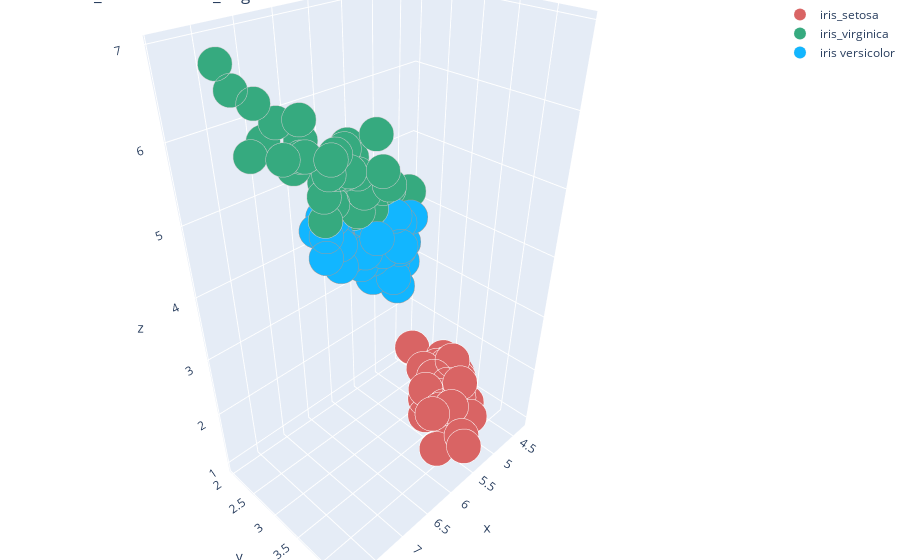

Notebook code for this chart:
### Code cell
# import data again
data = pd.read_csv("/kaggle/input/iris/Iris.csv")
# data of iris setosa
iris_setosa = data[data.Species == "Iris-setosa"]
# # data of iris virginica
iris_virginica = data[data.Species == "Iris-virginica"]
# # # data of iris iris versicolor
iris_versicolor = data[data.Species == 'Iris-versicolor']

# trace1 =  iris setosa
trace1 = go.Scatter3d(
    x=iris_setosa.SepalLengthCm,
    y=iris_setosa.SepalWidthCm,
    z=iris_setosa.PetalLengthCm,
    mode='markers',
    name = "iris_setosa",
    marker=dict(
        color='rgb(217, 100, 100)',
        size=12,
        line=dict(
            color='rgb(255, 255, 255)',
            width=0.1
        )
    )
)
# trace2 =  iris virginica
trace2 = go.Scatter3d(
    x=iris_virginica.SepalLengthCm,
    y=iris_virginica.SepalWidthCm,
    z=iris_virginica.PetalLengthCm,
    mode='markers',
    name = "iris_virginica",
    marker=dict(
        color='rgb(54, 170, 127)',
        size=12,
        line=dict(
            color='rgb(204, 204, 204)',
            width=0.1
        )
    )
)
# trace3 = iris 
trace3 = go.Scatter3d(
    x=iris_versicolor.SepalLengthCm,
    y=iris_versicolor.SepalWidthCm,
    z=iris_versicolor.PetalLengthCm,
    mode="markers",
    name="iris versicolor",
    marker = dict(
        color="rgb(18,182,255)",
        size=12,
        line=dict(
            color="rgb(157,155,155)",
            width=0.1
        )
    )
)



data = [trace1, trace2,trace3]
layout = go.Layout(
    title = ' 3D iris_setosa and iris_virginica',
    margin=dict(
        l=0,
        r=0,
        b=0,
        t=0
    )
)
fig = go.Figure(data=data, layout=layout)
iplot(fig)

### Figure 1 — Plotly figure (JSON) as saved in the notebook; plotly's stock layout.template omitted (floating-point values rounded to 4 significant figures)
{"data": [{"marker": {"color": "rgb(217, 100, 100)", "line": {"color": "rgb(255, 255, 255)", "width": 0.1}, "size": 12}, "mode": "markers", "name": "iris_setosa", "type": "scatter3d", "x": [5.1, 4.9, 4.7, 4.6, 5.0, 5.4, 4.6, 5.0, 4.4, 4.9, 5.4, 4.8, 4.8, 4.3, 5.8, 5.7, 5.4, 5.1, 5.7, 5.1, 5.4, 5.1, 4.6, 5.1, 4.8, 5.0, 5.0, 5.2, 5.2, 4.7, 4.8, 5.4, 5.2, 5.5, 4.9, 5.0, 5.5, 4.9, 4.4, 5.1, 5.0, 4.5, 4.4, 5.0, 5.1, 4.8, 5.1, 4.6, 5.3, 5.0], "y": [3.5, 3.0, 3.2, 3.1, 3.6, 3.9, 3.4, 3.4, 2.9, 3.1, 3.7, 3.4, 3.0, 3.0, 4.0, 4.4, 3.9, 3.5, 3.8, 3.8, 3.4, 3.7, 3.6, 3.3, 3.4, 3.0, 3.4, 3.5, 3.4, 3.2, 3.1, 3.4, 4.1, 4.2, 3.1, 3.2, 3.5, 3.1, 3.0, 3.4, 3.5, 2.3, 3.2, 3.5, 3.8, 3.0, 3.8, 3.2, 3.7, 3.3], "z": [1.4, 1.4, 1.3, 1.5, 1.4, 1.7, 1.4, 1.5, 1.4, 1.5, 1.5, 1.6, 1.4, 1.1, 1.2, 1.5, 1.3, 1.4, 1.7, 1.5, 1.7, 1.5, 1.0, 1.7, 1.9, 1.6, 1.6, 1.5, 1.4, 1.6, 1.6, 1.5, 1.5, 1.4, 1.5, 1.2, 1.3, 1.5, 1.3, 1.5, 1.3, 1.3, 1.3, 1.6, 1.9, 1.4, 1.6, 1.4, 1.5, 1.4]}, {"marker": {"color": "rgb(54, 170, 127)", "line": {"color": "rgb(204, 204, 204)", "width": 0.1}, "size": 12}, "mode": "markers", "name": "iris_virginica", "type": "scatter3d", "x": [6.3, 5.8, 7.1, 6.3, 6.5, 7.6, 4.9, 7.3, 6.7, 7.2, 6.5, 6.4, 6.8, 5.7, 5.8, 6.4, 6.5, 7.7, 7.7, 6.0, 6.9, 5.6, 7.7, 6.3, 6.7, 7.2, 6.2, 6.1, 6.4, 7.2, 7.4, 7.9, 6.4, 6.3, 6.1, 7.7, 6.3, 6.4, 6.0, 6.9, 6.7, 6.9, 5.8, 6.8, 6.7, 6.7, 6.3, 6.5, 6.2, 5.9], "y": [3.3, 2.7, 3.0, 2.9, 3.0, 3.0, 2.5, 2.9, 2.5, 3.6, 3.2, 2.7, 3.0, 2.5, 2.8, 3.2, 3.0, 3.8, 2.6, 2.2, 3.2, 2.8, 2.8, 2.7, 3.3, 3.2, 2.8, 3.0, 2.8, 3.0, 2.8, 3.8, 2.8, 2.8, 2.6, 3.0, 3.4, 3.1, 3.0, 3.1, 3.1, 3.1, 2.7, 3.2, 3.3, 3.0, 2.5, 3.0, 3.4, 3.0], "z": [6.0, 5.1, 5.9, 5.6, 5.8, 6.6, 4.5, 6.3, 5.8, 6.1, 5.1, 5.3, 5.5, 5.0, 5.1, 5.3, 5.5, 6.7, 6.9, 5.0, 5.7, 4.9, 6.7, 4.9, 5.7, 6.0, 4.8, 4.9, 5.6, 5.8, 6.1, 6.4, 5.6, 5.1, 5.6, 6.1, 5.6, 5.5, 4.8, 5.4, 5.6, 5.1, 5.1, 5.9, 5.7, 5.2, 5.0, 5.2, 5.4, 5.1]}, {"marker": {"color": "rgb(18,182,255)", "line": {"color": "rgb(157,155,155)", "width": 0.1}, "size": 12}, "mode": "markers", "name": "iris versicolor", "type": "scatter3d", "x": [7.0, 6.4, 6.9, 5.5, 6.5, 5.7, 6.3, 4.9, 6.6, 5.2, 5.0, 5.9, 6.0, 6.1, 5.6, 6.7, 5.6, 5.8, 6.2, 5.6, 5.9, 6.1, 6.3, 6.1, 6.4, 6.6, 6.8, 6.7, 6.0, 5.7, 5.5, 5.5, 5.8, 6.0, 5.4, 6.0, 6.7, 6.3, 5.6, 5.5, 5.5, 6.1, 5.8, 5.0, 5.6, 5.7, 5.7, 6.2, 5.1, 5.7], "y": [3.2, 3.2, 3.1, 2.3, 2.8, 2.8, 3.3, 2.4, 2.9, 2.7, 2.0, 3.0, 2.2, 2.9, 2.9, 3.1, 3.0, 2.7, 2.2, 2.5, 3.2, 2.8, 2.5, 2.8, 2.9, 3.0, 2.8, 3.0, 2.9, 2.6, 2.4, 2.4, 2.7, 2.7, 3.0, 3.4, 3.1, 2.3, 3.0, 2.5, 2.6, 3.0, 2.6, 2.3, 2.7, 3.0, 2.9, 2.9, 2.5, 2.8], "z": [4.7, 4.5, 4.9, 4.0, 4.6, 4.5, 4.7, 3.3, 4.6, 3.9, 3.5, 4.2, 4.0, 4.7, 3.6, 4.4, 4.5, 4.1, 4.5, 3.9, 4.8, 4.0, 4.9, 4.7, 4.3, 4.4, 4.8, 5.0, 4.5, 3.5, 3.8, 3.7, 3.9, 5.1, 4.5, 4.5, 4.7, 4.4, 4.1, 4.0, 4.4, 4.6, 4.0, 3.3, 4.2, 4.2, 4.2, 4.3, 3.0, 4.1]}], "layout": {"margin": {"b": 0, "l": 0, "r": 0, "t": 0}, "title": {"text": " 3D iris_setosa and iris_virginica"}}}
